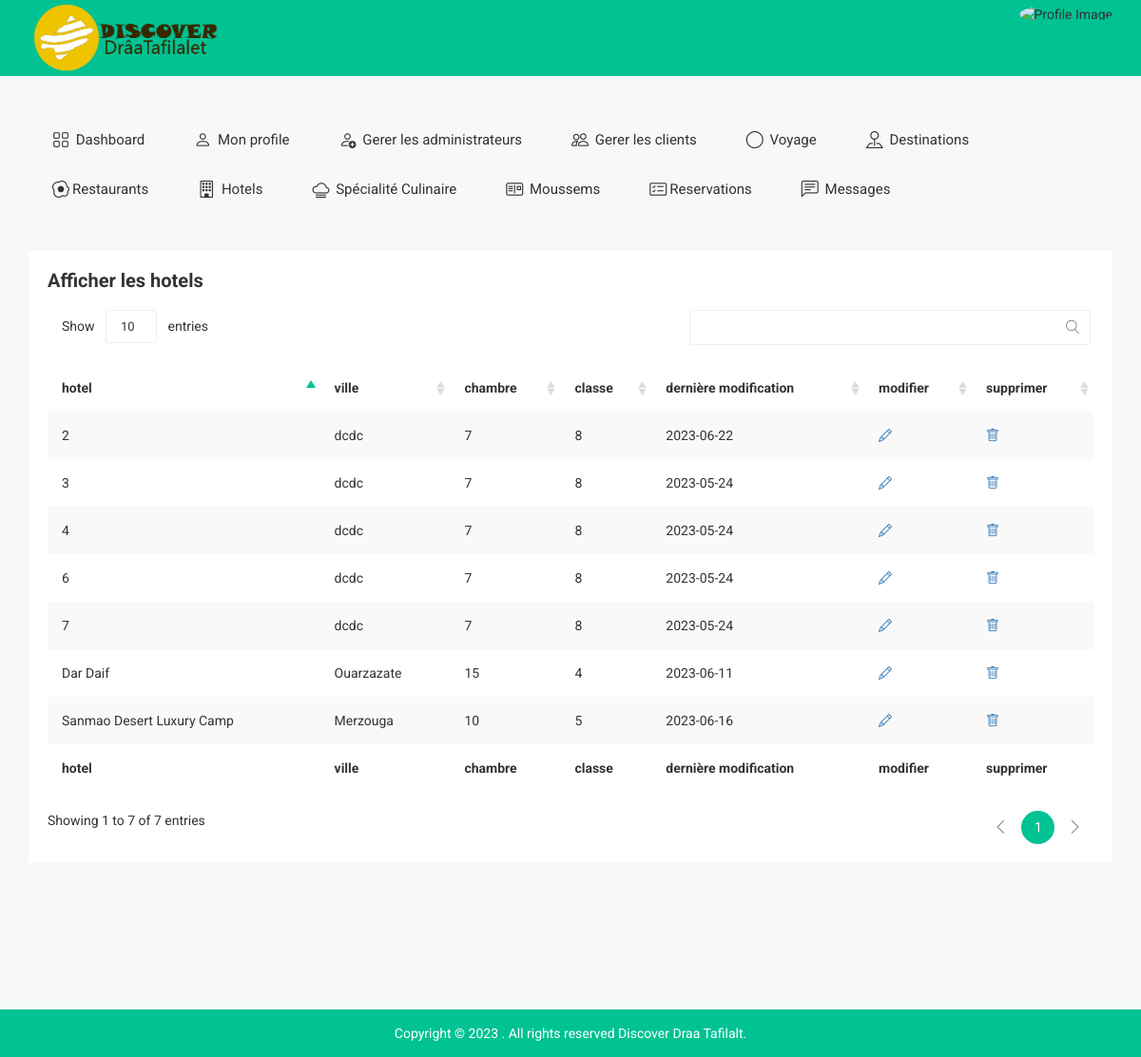
Page /affiche-hotel.php (signed in) on the committed database.
### tables this page shows
CREATE TABLE `hotel` (
  `id-hotel` int(255) NOT NULL,
  `nom` varchar(90) NOT NULL,
  `ville` varchar(90) NOT NULL,
  `carte` varchar(10000) NOT NULL,
  `chambre` int(50) NOT NULL,
  `classe` int(30) NOT NULL,
  `location` varchar(1000) NOT NULL,
  `prix` decimal(60,0) DEFAULT 350,
  `img1` varchar(255) NOT NULL,
  `img2` varchar(255) NOT NULL,
  `img3` varchar(255) NOT NULL,
  `date-add` date NOT NULL
);

### affiche-hotel.php (the view, shortened to what this page needs)
<?php
include 'connection.php';
$sql = 'SELECT *
		FROM hotel';
 $statement = $pdo->query($sql);
 $publishers = $statement->fetchAll(PDO::FETCH_ASSOC);
?>
<!doctype html>
<html class="no-js" lang="">
<head>
    <link rel="stylesheet" href="https://cdn.jsdelivr.net/npm/bootstrap-icons@1.10.5/font/bootstrap-icons.css">
        <link rel="stylesheet" href="css/bootstrap.min.css">
        <link rel="stylesheet" href="css/font-awesome.min.css">
        <link rel="stylesheet" href="css/owl.carousel.css">
        <link rel="stylesheet" href="css/owl.theme.css">
        <link rel="stylesheet" href="css/owl.transitions.css">
        <link rel="stylesheet" href="css/meanmenu/meanmenu.min.css">
        <link rel="stylesheet" href="css/animate.css">
        <link rel="stylesheet" href="css/normalize.css">
        <link rel="stylesheet" href="css/wave/waves.min.css">
        <link rel="stylesheet" href="css/wave/button.css">
        <link rel="stylesheet" href="css/scrollbar/jquery.mCustomScrollbar.min.css">
        <link rel="stylesheet" href="css/notika-custom-icon.css">
        <link rel="stylesheet" href="css/jquery.dataTables.min.css">
        <link rel="stylesheet" href="css/main.css">
        <link rel="stylesheet" href="style.css">
        <link rel="stylesheet" href="css/responsive.css">
</head>
<body>
    <?php include 'tophead.php' ?>
    <div class="main-menu-area mg-tb-40">
    </div>
    <div class="notika-status-area">
        <div class="container">
            <div class="row">
                <div class="col-lg-12 col-md-12 col-sm-12 col-xs-12">
                    <div class="data-table-list">
                        <div class="basic-tb-hd">
                            <h2>Afficher les hotels</h2>
                        </div>
                        <div class="table-responsive">
                            <table id="data-table-basic" class="table table-striped">
                                <thead>
                                    <tr>
                                        <th>hotel</th>
                                        <th>ville</th>
                                        <th>chambre</th>
                                        <th>classe</th>
                                        <th>dernière modification</th>
                                        <th>modifier</th>
                                        <th>supprimer</th>
                                    </tr>
                                </thead>
                                <tbody>
                                <?php
                                if ($publishers) {
                                    foreach ($publishers as $publisher) {?>
                                    <tr>
                                        <td><?php  echo $publisher['nom'] ?></td>
                                        <td><?php  echo $publisher['ville'] ?></td>
                                        <td><?php  echo $publisher['chambre'] ?></td>
                                        <td><?php  echo $publisher['classe'] ?></td>
                                        <td><?php  echo $publisher['date-add'] ?></td>
                                        <td><a href="update-hotel.php?modi=<?php echo $publisher['id-hotel'] ?>"> <i class="bi bi-pencil"></i></a></td>
                                        <td><a href="delete-hotel.php?id=<?php echo $publisher['id-hotel'] ?>"><i class="bi bi-trash"></i></a></td>
                                    </tr>
                               <?php }}
                                ?>
                                </tbody>
                                <tfoot>
                                    <tr>
                                    <th>hotel</th>
                                        <th>ville</th>
                                        <th>chambre</th>
                                        <th>classe</th>
                                        <th>dernière modification</th>
                                        <th>modifier</th>
                                        <th>supprimer</th>
                                    </tr>
                                </tfoot>
                            </table>
                        </div>
                    </div>
                </div>
            </div>
        </div>
    </div>
    <div class="footer-copyright-area">
        <div class="container">
            <div class="row">
                <div class="col-lg-12 col-md-12 col-sm-12 col-xs-12">
                    <div class="footer-copy-right">
                        <p>Copyright © 2023
. All rights reserved Discover Draa Tafilalt.</p>
                    </div>
                </div>
            </div>
        </div>
    </div>
</body>
</html>

### css/main.css (style rules this page uses)
html { color: #222; font-size: 1em; line-height: 1.4; }

### rows in the picture
hotel: nom "2", ville "dcdc", chambre "7", classe "8", value "2023-06-22"
hotel: nom "3", ville "dcdc", chambre "7", classe "8", value "2023-05-24"
hotel: nom "4", ville "dcdc", chambre "7", classe "8", value "2023-05-24"
hotel: nom "6", ville "dcdc", chambre "7", classe "8", value "2023-05-24"
hotel: nom "7", ville "dcdc", chambre "7", classe "8", value "2023-05-24"
hotel: nom "Dar Daif", ville "Ouarzazate", chambre "15", classe "4", value "2023-06-11"
hotel: nom "Sanmao Desert Luxury Camp", ville "Merzouga", chambre "10", classe "5", value "2023-06-16"
